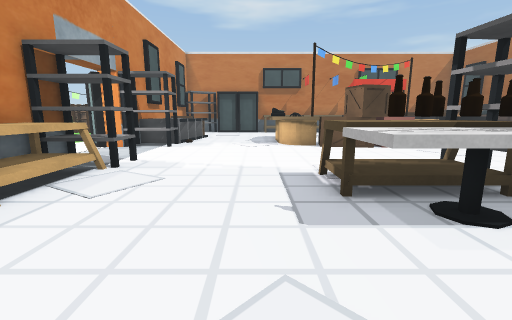
[1] (above)

21 first-person views from a walk through a Unity game level. The camera is 1.3 m above the floor, tilts 10° down and sees 90° across. The floor is counted in squares, 1 m on a side. Each view is taken from the middle of a square. On the plan, view 1 faces up. The plan holds only what a view shows up to about 13 squares ahead; the rest is blank. The place goes on beyond the plan.

[2]
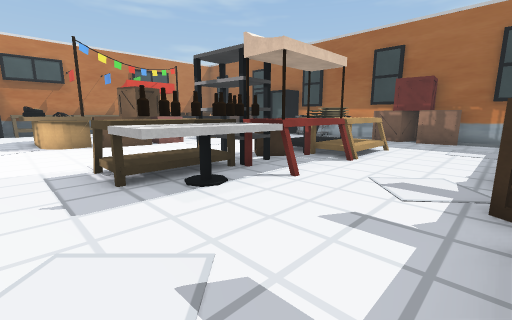

[3]
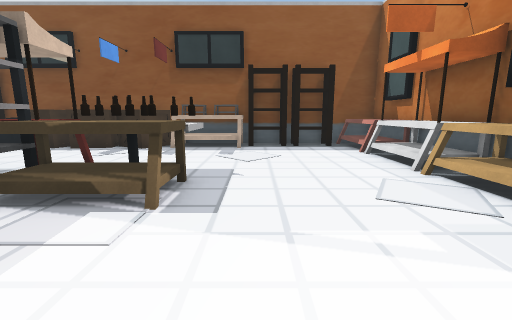

[4]
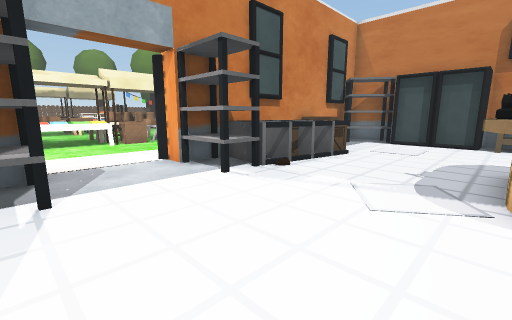

[5]
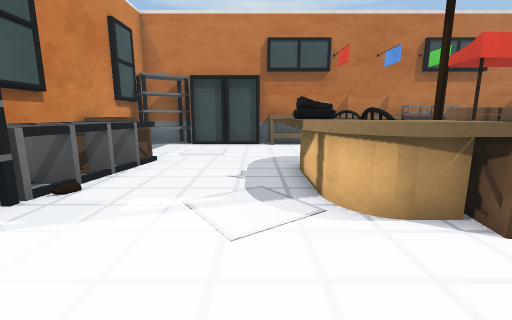

[6]
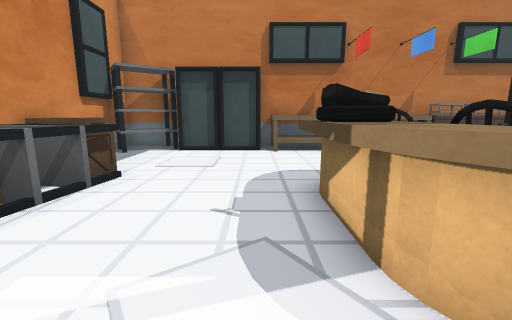

[7]
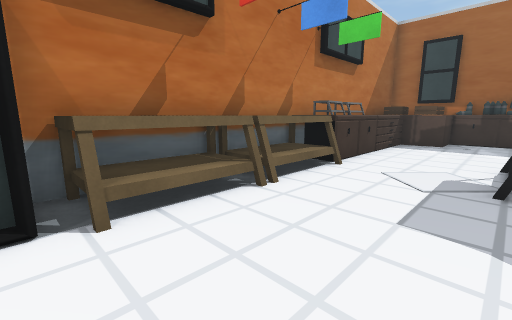

[8]
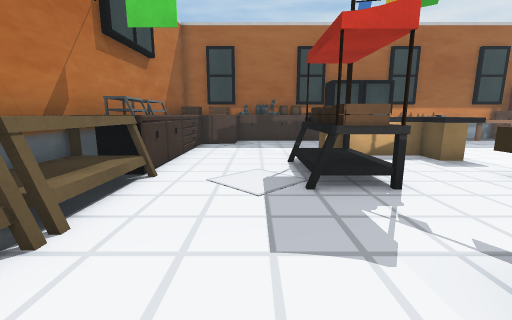

[9]
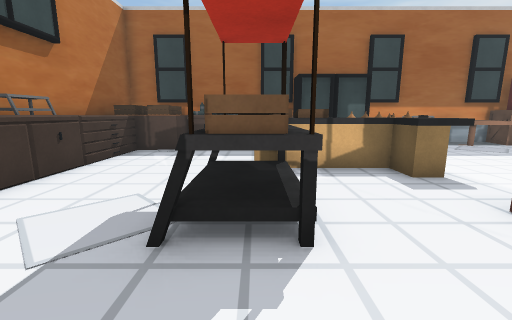

[10]
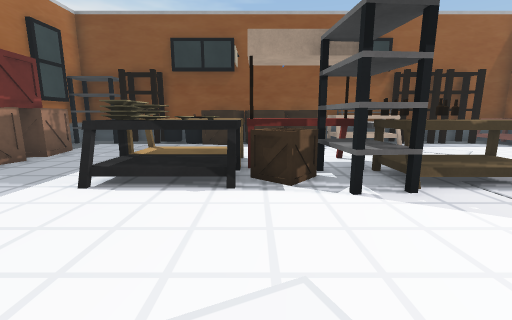

[11]
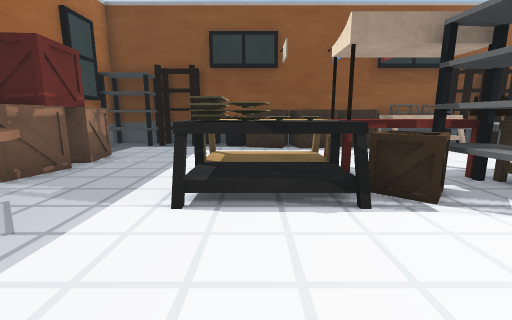

[12]
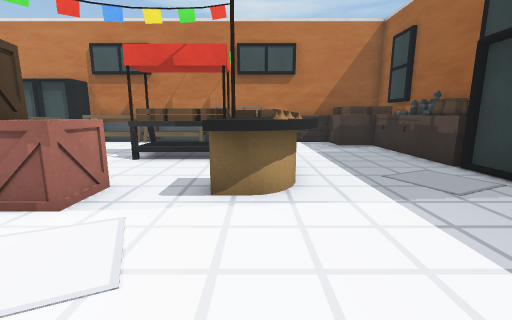

[13]
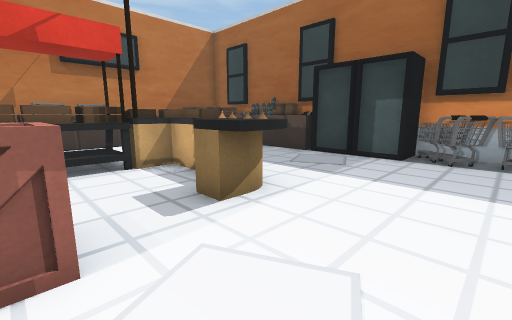

[14]
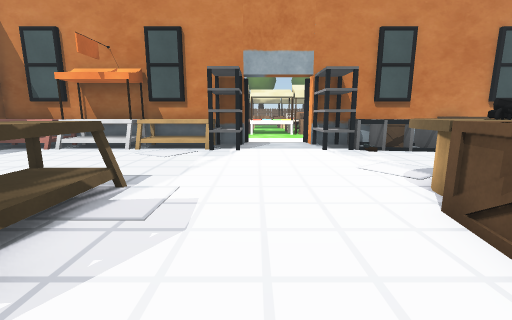

[15]
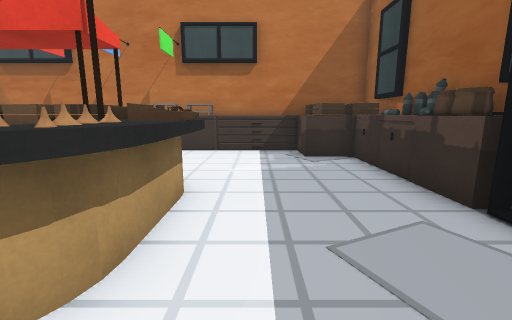

[16]
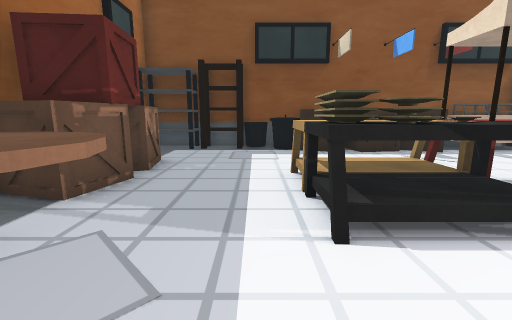

[17]
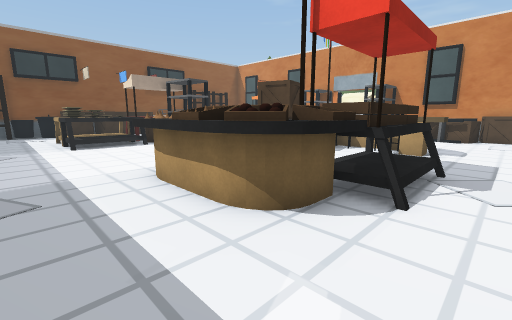

[18]
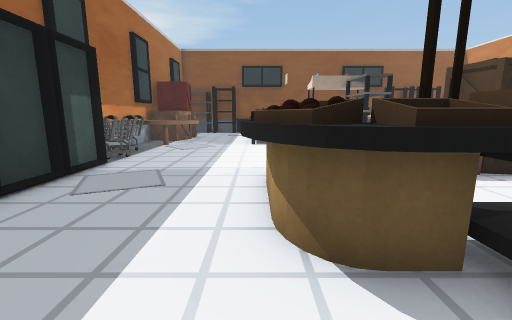

[19]
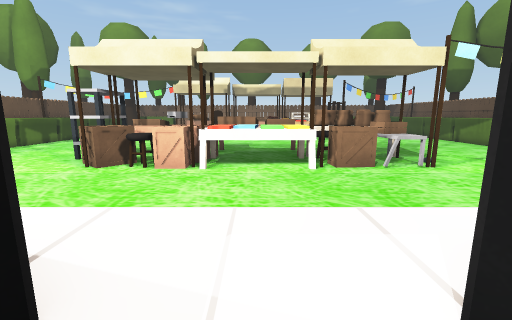

[20]
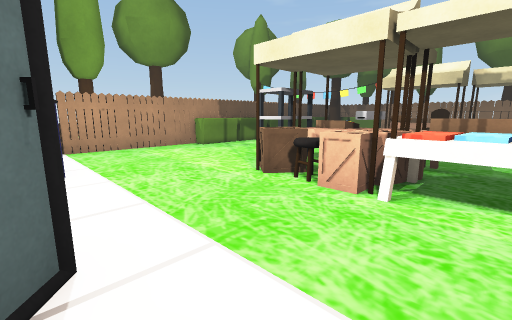

[21]
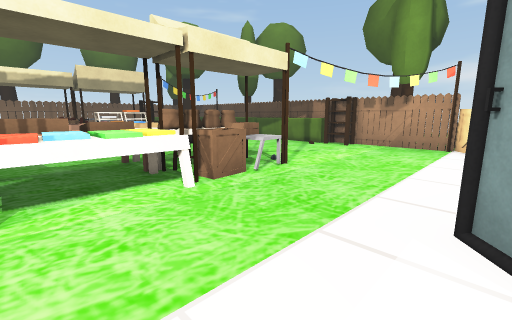

### Floor plan
Points are (right, up) in squares from view 1. A wall is a line through its corners. A room is listed if a view was taken in it or the views show most of it. See-through windows are left out.
Room 1 (views 1, 2, 3, 4, 5, 6, 7, 8, 9, 10, 11, 12, 13, 14, 15, 16, 17, 18, 19, 20, 21)
walls: (2.6, 10.5) (1.8, 10.5) (1.2, 10.9) (0.7, 11.5); (2, 10.5) (1.5, 10.6) (0.8, 11.3) (0.7, 12.2); (2.5, 11) (1.9, 11); (0.9, 11.2) (0.7, 11.9) (0.7, 12.5); (8.3, 10.5) (8.3, 11.7) (9.2, 11.7) (9.2, 14.4) (8.4, 14.4); (0.7, 13.4) (0.7, 14); (2, 15) (2.5, 15); (10.1, 11.4) (9.8, 11) (9.5, 10.7); (1.9, 15.5) (2.6, 15.5) (2.6, 14.4); (-5.5, 7.5) (-5.5, -3) (14.5, -3); (14.2, 10.2) (14.2, 13.1); (-6.3, 10.3) (-7.2, 11.4); (-1.4, 19.6) (-2.7, 19.6); (13.5, 17.9) (12.5, 17.9) (12.5, 18.5); (-3.1, 21) (-5.5, 21) (-5.5, 10.5) (-6.1, 10.5); (14.1, 21) (0.2, 21) (0.2, 19.6) (-1.2, 19.6)
low walls: (1.1, 11.8) (1, 12.3); (1.6, 13.3) (1.6, 12.5); (1.1, 13.4) (1.1, 14)
ways out: opening at (-7.3, 9)
objects: other object (-5, -2) to (-4, -1); other object (-5, 0) to (-4, 0); other object (-5, 1) to (-4, 2); other object (-5, 3) to (-4, 3); other object (-5, 4) to (-4, 5); other object (-5, 6) to (-4, 7); other object (-5, 11) to (-4, 12); other object (-5, 13) to (-4, 14); other object (-5, 15); other object (-5, 16) to (-4, 17); other object (-5, 19) to (-4, 20); other object (-4, 15) to (-3, 16); other object (-3, -2) to (-2, -2); other object (-3, 13) to (-3, 14); other object (-1, -2) to (0, -2); other object (1, -2) to (2, -2); other object (1, -1); other object (1, 3) to (3, 4); other object (1, 13); other object (1, 19) to (3, 20); other object (2, 3); other object (2, 5) to (3, 5); other object (2, 12); other object (2, 14); other object (3, -2); other object (3, 3); other object (3, 11) to (3, 12); other object (4, -2) to (5, -1); other object (4, 3); other object (4, 4) to (5, 6); other object (4, 10) to (5, 11); other object (4, 19) to (6, 20); other object (5, 2) to (7, 3); other object (5, 15) to (6, 15); other object (5, 16); other object (6, -2) to (7, -1); other object (6, 4) to (7, 5); other object (6, 10) to (6, 11); other object (6, 16) to (8, 16); other object (7, 3); other object (7, 15); other object (7, 19) to (9, 20); other object (8, -2) to (9, -1); other object (8, 3); other object (8, 4); other object (8, 5); other object (8, 15); other object (9, -2) to (10, -2); other object (9, 3); other object (9, 4) to (9, 5); other object (9, 11); other object (9, 15); other object (10, 2) to (10, 3); other object (10, 4) to (10, 5); other object (10, 12); other object (10, 13); other object (10, 15); other object (10, 20) to (12, 20); other object (11, -2); other object (12, -2) to (13, -2); other object (13, 5) to (14, 7); other object (13, 19); other object (13, 20); other object (14, -2); other object (14, 1) to (14, 2); other object (14, 3); other object (14, 4); other object (14, 7) to (14, 8); other object (14, 9); other object (14, 14) to (14, 15); other object (14, 16) to (14, 18); other object (14, 19); other object (14, 20)

Where each view was taken, in squares from view 1:
view 1: 0 up, 0 right, facing up
view 2: 1 down, 0 right, facing up-right
view 3: 9 up, 0 right, facing down
view 4: 7 up, 1 right, facing up-left
view 5: 8 up, 0 right, facing up
view 6: 10 up, 0 right, facing up
view 7: 16 up, 0 right, facing up-right
view 8: 17 up, 1 right, facing right
view 9: 15 up, 3 right, facing right
view 10: 10 up, 7 right, facing down
view 11: 9 up, 9 right, facing down
view 12: 7 up, 9 right, facing up
view 13: 8 up, 6 right, facing up-right
view 14: 8 up, 6 right, facing left
view 15: 10 up, 11 right, facing up
view 16: 8 up, 11 right, facing down
view 17: 17 up, 12 right, facing down-left
view 18: 17 up, 10 right, facing down
view 19: 9 up, 5 left, facing left
view 20: 9 up, 7 left, facing down-left
view 21: 8 up, 7 left, facing up-left
